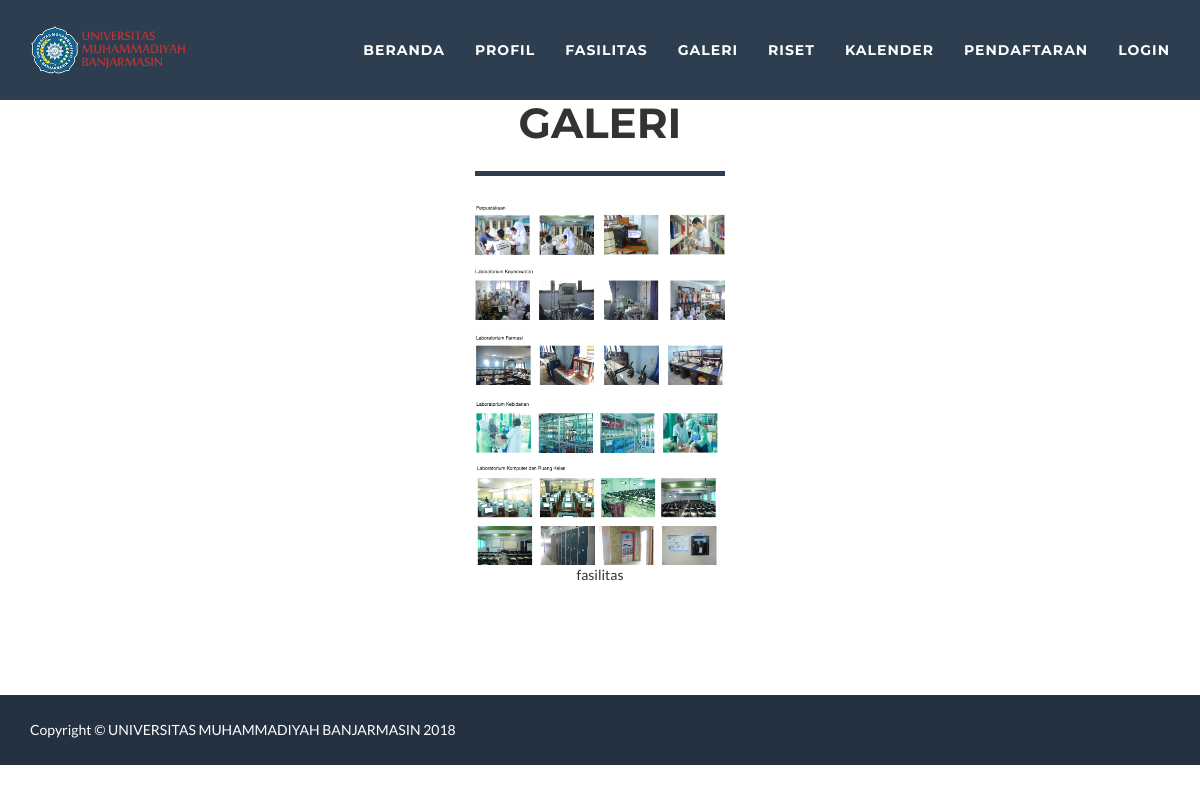
Page /public/galeri.php on the committed database.
### tables this page shows
CREATE TABLE IF NOT EXISTS `galeri` (
  `id_foto` int(11) NOT NULL AUTO_INCREMENT,
  `deskripsi` varchar(200) NOT NULL,
  `file_gambar` varchar(200) NOT NULL,
  PRIMARY KEY (`id_foto`)
);

### public/galeri.php (the view, shortened to what this page needs)
<?php
include("../masterpages/header.php");
?>
<section id="portfolio">
    <div class="container">
        <div class="row">
            <div class="col-lg-12 text-center">
                <h2>Galeri</h2>
                <hr class="star-primary">
            </div>
        </div>
        <div class="row text-center">
            <?php
            $data = mysql_query("SELECT * FROM galeri");
            while ($x = mysql_fetch_array($data)) {
                echo "<img style='width: 250px;' src=\"" . $x['file_gambar'] . "\"><br>";
                echo $x['deskripsi'] . "<p>\n";
            }
            ?>
        </div>
    </div>
</section>
<?php
include("../masterpages/footer.php");
?>

### rows in the picture
galeri: file_gambar (picture), deskripsi "fasilitas"
